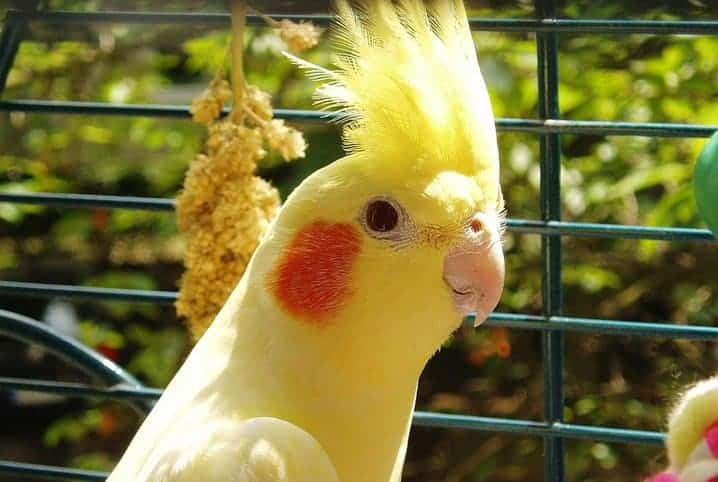
#> input picture calopsita.jpg, 718 x 482 px
$ python main.py
#> lines starting #> are read from the running program, lines starting #| are printed output that depends on the picture; after the words box and inside, x2 and y2 are one past the last pixel; in counts of white or black regions, pixels touching at a corner belong together
#> further down, image is the input picture: shape (482, 718, 3); mean B, G, R 58.7, 117.6, 125.4
### filtro_gaussiano.py
import numpy as np
import cv2
import math
from convolution import convolution


def dnorm(x, mu, sd):
    return 1 / (np.sqrt(2 * np.pi) * sd) * np.e**(-np.power(
        (x - mu) / sd, 2) / 2)


def gaussian_kernel(size, sigma=1):
#> called with size = 9, sigma = 3
    kernel_1D = np.linspace(-(size // 2), size // 2, size)
    for i in range(size):
        kernel_1D[i] = dnorm(kernel_1D[i], 0, sigma)
    kernel_2D = np.outer(kernel_1D.T, kernel_1D.T)

    kernel_2D *= 1.0 / kernel_2D.max()

    return kernel_2D


def gaussian_blur(image, kernel_size):
    kernel = gaussian_kernel(kernel_size, sigma=math.sqrt(kernel_size))
    return convolution(image, kernel, gaussian=True)

### convolution.py
import numpy as np
import cv2


def convolution(image, kernel, gaussian=False):
#> called with kernel = array of shape (9, 9), gaussian = True
    if len(image.shape) == 3:
        image = cv2.cvtColor(image, cv2.COLOR_BGR2GRAY)
#> image: shape (482, 718)

    image_row, image_col = image.shape
#> image_row = 482; image_col = 718
    kernel_row, kernel_col = kernel.shape

    output = np.zeros(image.shape)

    pad_height = int((kernel_row - 1) / 2)
    pad_width = int((kernel_col - 1) / 2)

    padded_image = np.zeros(
        (image_row + (2 * pad_height), image_col + (2 * pad_width)))

    padded_image[pad_height:padded_image.shape[0] - pad_height,
                 pad_width:padded_image.shape[1] - pad_width] = image
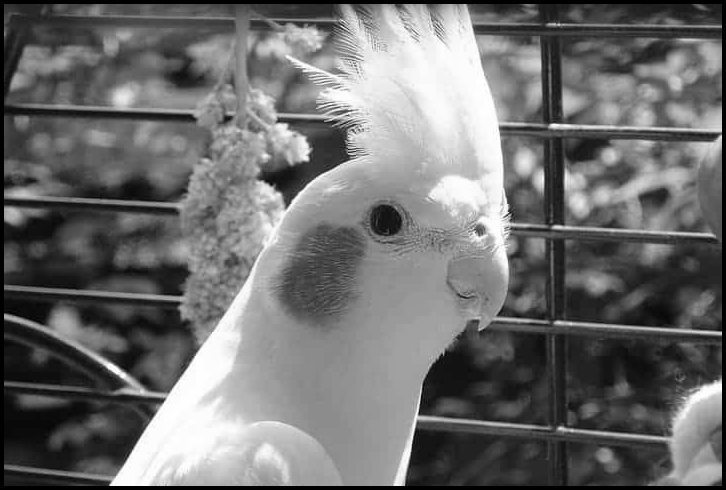
#> padded_image: shape (490, 726) float64; min 0, max 255, mean 110.2

    for row in range(image_row):
        for col in range(image_col):
            output[row, col] = np.sum(
                kernel *
                padded_image[row:row + kernel_row, col:col + kernel_col])
            if gaussian:
                output[row, col] /= kernel.shape[0] * kernel.shape[1]
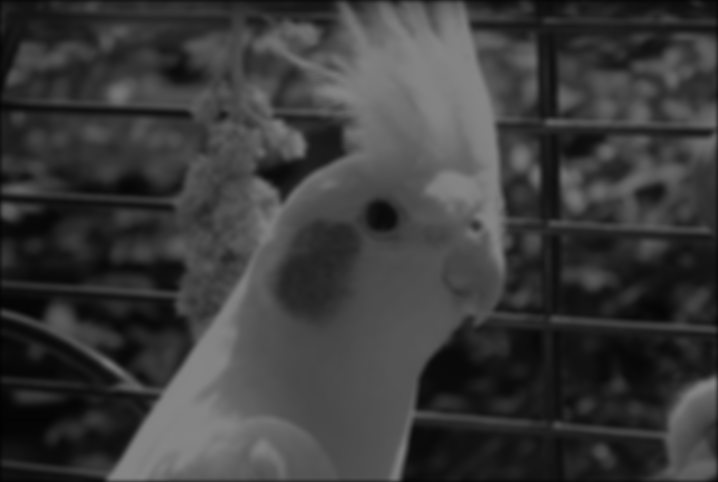
#> output: shape (482, 718) float64; min 2.73, max 133.8, mean 59.3

    return output

### main.py
import numpy as np
import cv2
from convolution import convolution
from filtro_gaussiano import gaussian_blur


def sobel_edge_detection(image, filter):
    sobel_x = convolution(image, filter)
#> call 2 of convolution, with kernel = array of shape (3, 3), gaussian = False
#> after the loop in convolution (call 2), `for row in range(image_row):`:
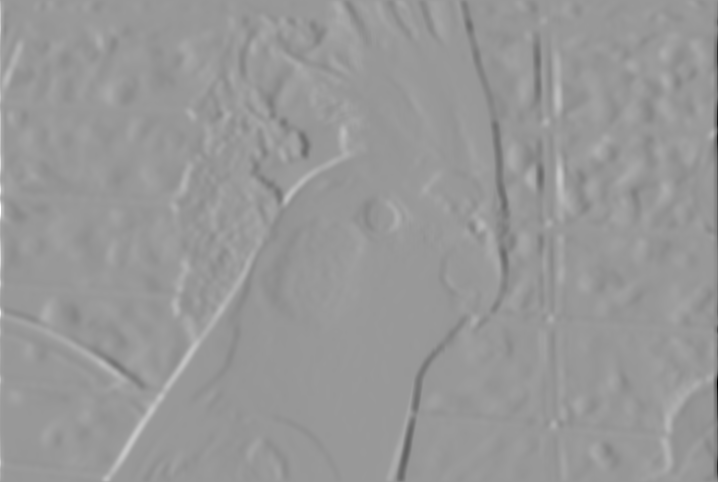
#> output: shape (482, 718) float64; min -375.2, max 253.3, mean 0.1; drawn with min black and max white
    cv2.imwrite("calopsita_sobelx.jpg", sobel_x)

    sobel_y = convolution(image, np.flip(filter.T, axis=0))
#> call 3 of convolution, with kernel = array of shape (3, 3), gaussian = False
#> after the loop in convolution (call 3), `for row in range(image_row):`:
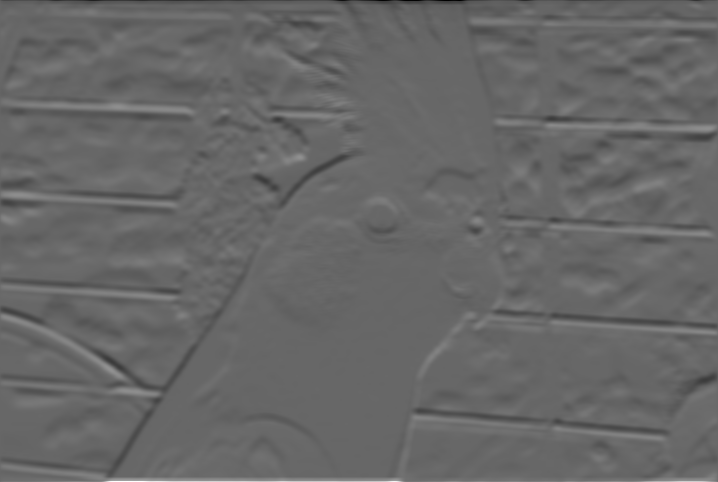
#> output: shape (482, 718) float64; min -261.3, max 382.9, mean -0.1; drawn with min black and max white
    cv2.imwrite("calopsita_sobely.jpg", sobel_y)
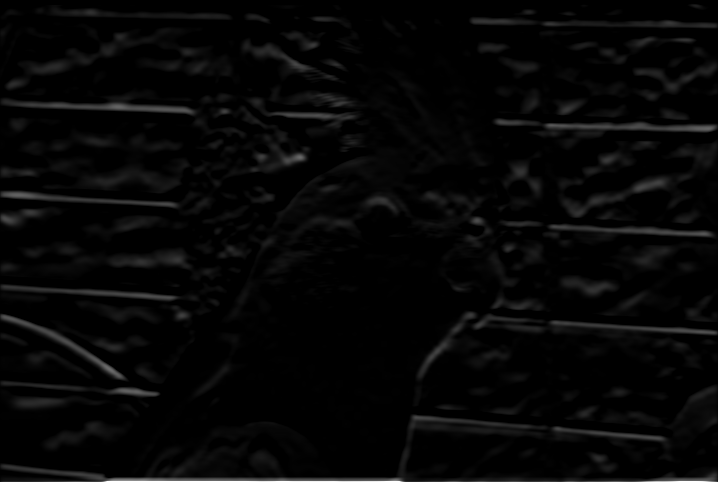
#> saved as calopsita_sobely.jpg: shape (482, 718); min 0, max 255, mean 6.4


    gradient_magnitude = np.sqrt(np.square(sobel_x) + np.square(sobel_y))

    return gradient_magnitude


if __name__ == '__main__':
    filter = np.array([[-1, 0, 1], [-2, 0, 2], [-1, 0, 1]])

    image = cv2.imread("calopsita.jpg")
    image = gaussian_blur(image, 9)
    cv2.imwrite("calopsitaBlur.jpg", image)
    gradiente = sobel_edge_detection(image, filter)
    cv2.imwrite("gradient.jpg", gradiente)
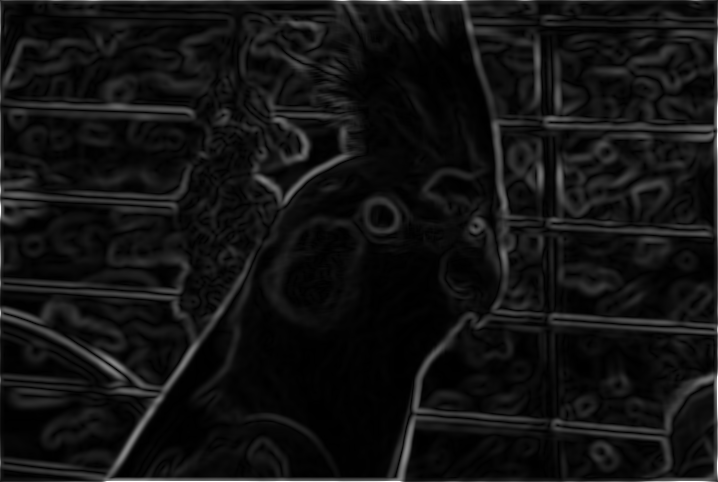
#> saved as gradient.jpg: shape (482, 718); min 0, max 255, mean 18.3

    thr = float(50)
    matrix_d = np.zeros(image.shape)
    print(gradiente)
#> (printed output is left out)
    gd_row, gd_col = gradiente.shape
#> gd_row = 482; gd_col = 718

    for row in range(gd_row):
        for col in range(gd_col):
            if abs(gradiente[row, col]) >= thr :
                matrix_d[row, col] = 0
            else:
                matrix_d[row, col] = 1
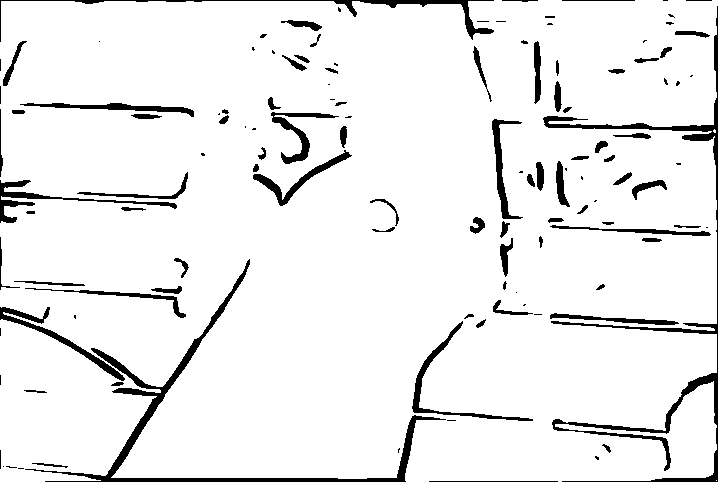
#> matrix_d: shape (482, 718) float64; values 0 (black) and 1 (white), 93% white; 124 black regions (45 under 20 px), largest, box (x1, y1, x2, y2) and area: (543, 6, 718, 482) 4415, (25, 259, 446, 482) 4191, (0, 0, 494, 42) 1401


    cv2.imwrite('matrizD.jpg', matrix_d)
